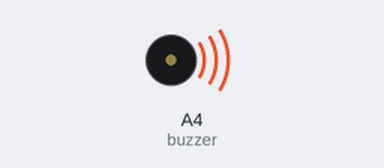
A sketch run on a simulated Arduino Uno, built with avr-gcc and run on an emulated ATmega328P. On the bench: buzzer (waves = sounding).

Above: at 0.1 s.
At 39.82 s:
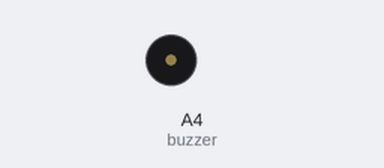
Timing chart, 0 to 40.0 s (numbered marks = the images above):
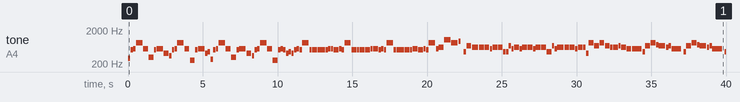

The sketch:

STAY.ino
```cpp
// The Kid LAROI, Justin Bieber - SATY

#include <avr/pgmspace.h>

#define NOTE_B0  31
#define NOTE_C1  33
#define NOTE_CS1 35
#define NOTE_D1  37
#define NOTE_DS1 39
#define NOTE_E1  41
#define NOTE_F1  44
#define NOTE_FS1 46
#define NOTE_G1  49
#define NOTE_GS1 52
#define NOTE_A1  55
#define NOTE_AS1 58
#define NOTE_B1  62
#define NOTE_C2  65
#define NOTE_CS2 69
#define NOTE_D2  73
#define NOTE_DS2 78
#define NOTE_E2  82
#define NOTE_F2  87
#define NOTE_FS2 93
#define NOTE_G2  98
#define NOTE_GS2 104
#define NOTE_A2  110
#define NOTE_AS2 117
#define NOTE_B2  123
#define NOTE_C3  131
#define NOTE_CS3 139
#define NOTE_D3  147
#define NOTE_DS3 156
#define NOTE_E3  165
#define NOTE_F3  175
#define NOTE_FS3 185
#define NOTE_G3  196
#define NOTE_GS3 208
#define NOTE_A3  220
#define NOTE_AS3 233
#define NOTE_B3  247
#define NOTE_C4  262
#define NOTE_CS4 277
#define NOTE_D4  294
#define NOTE_DS4 311
#define NOTE_E4  330
#define NOTE_F4  349
#define NOTE_FS4 370
#define NOTE_G4  392
#define NOTE_GS4 415
#define NOTE_A4  440
#define NOTE_AS4 466
#define NOTE_B4  494
#define NOTE_C5  523
#define NOTE_CS5 554
#define NOTE_D5  587
#define NOTE_DS5 622
#define NOTE_E5  659
#define NOTE_F5  698
#define NOTE_FS5 740
#define NOTE_G5  784
#define NOTE_GS5 831
#define NOTE_A5  880
#define NOTE_AS5 932
#define NOTE_B5  988
#define NOTE_C6  1047
#define NOTE_CS6 1109
#define NOTE_D6  1175
#define NOTE_DS6 1245
#define NOTE_E6  1319
#define NOTE_F6  1397
#define NOTE_FS6 1480
#define NOTE_G6  1568
#define NOTE_GS6 1661
#define NOTE_A6  1760
#define NOTE_AS6 1865
#define NOTE_B6  1976
#define NOTE_C7  2093
#define NOTE_CS7 2217
#define NOTE_D7  2349
#define NOTE_DS7 2489
#define NOTE_E7  2637
#define NOTE_F7  2794
#define NOTE_FS7 2960
#define NOTE_G7  3136
#define NOTE_GS7 3322
#define NOTE_A7  3520
#define NOTE_AS7 3729
#define NOTE_B7  3951
#define NOTE_C8  4186
#define NOTE_CS8 4435
#define NOTE_D8  4699
#define NOTE_DS8 4978
#define NOTE_E8  5274
#define NOTE_F8  5588
#define NOTE_FS8 5920
#define NOTE_G8  6272
#define NOTE_GS8 6645
#define NOTE_A8  7074
#define NOTE_AS8 7459
#define NOTE_B8  7902
#define REST 0

int tempo = 83;
int buzzer = A4;

const int melody[] PROGMEM = {
 NOTE_D4,16,NOTE_C5,16,NOTE_CS5,16,NOTE_GS5,6,NOTE_CS5,8,NOTE_DS4,8,NOTE_C5,16,NOTE_CS5,6,NOTE_GS4,8,NOTE_F4,16,NOTE_C5,16,NOTE_CS5,16,NOTE_GS5,6,NOTE_CS5,8,
 NOTE_C4,8,NOTE_C5,16,NOTE_CS5,6,NOTE_GS4,16,NOTE_AS4,16,NOTE_CS4,16,NOTE_C5,16,NOTE_CS5,16,NOTE_GS5,6,NOTE_CS5,8,NOTE_DS4,8,NOTE_C5,16,NOTE_CS5,6,NOTE_GS4,8,
 NOTE_F4,16,NOTE_C5,16,NOTE_CS5,16,NOTE_GS5,6,NOTE_CS5,8,NOTE_C4,8,NOTE_C5,16,NOTE_CS5,16,NOTE_C5,16,NOTE_GS4,16,NOTE_AS4,16,NOTE_GS4,16,NOTE_C5,16,NOTE_CS5,16,NOTE_C5,16,NOTE_GS5,6,
 NOTE_C5,16,NOTE_C5,16,NOTE_C5,16,NOTE_C5,16,NOTE_C5,16,NOTE_C5,16,NOTE_C5,16,NOTE_CS5,16,NOTE_CS5,16,NOTE_C5,16,NOTE_C5,16,NOTE_CS5,16,NOTE_C5,16,NOTE_GS5,6,
 NOTE_C5,16,NOTE_C5,16,NOTE_C5,16,NOTE_C5,16,NOTE_C5,16,NOTE_C5,16,NOTE_C5,16,NOTE_CS5,16,NOTE_CS5,8,NOTE_C5,16,NOTE_CS5,16,NOTE_C5,16,NOTE_GS5,6,
 NOTE_C5,16,NOTE_C5,16,NOTE_C5,16,NOTE_C5,16,NOTE_C5,16,NOTE_C5,16,NOTE_C5,16,NOTE_CS5,16,
 NOTE_CS5,16,NOTE_C5,16,NOTE_C5,16,NOTE_CS5,16,NOTE_C5,16,NOTE_GS5,6,NOTE_CS5,16,NOTE_DS5,16,NOTE_DS5,16,NOTE_C6,6,NOTE_GS5,6,NOTE_AS5,16,REST,16,
 NOTE_AS4,16,NOTE_F5,8,NOTE_DS5,6,NOTE_DS5,8,NOTE_DS5,8,NOTE_CS5,16,NOTE_DS5,8,NOTE_DS5,8,
 NOTE_AS4,16,NOTE_AS4,16,NOTE_F5,16,NOTE_CS5,16,NOTE_DS5,8,NOTE_CS5,16,NOTE_DS5,8,NOTE_DS5,8,NOTE_CS5,16,NOTE_DS5,8,NOTE_DS5,8,
 NOTE_AS4,16,NOTE_AS4,16,NOTE_F5,16,NOTE_CS5,16,NOTE_DS5,6,NOTE_DS5,8,NOTE_DS5,8,NOTE_CS5,16,NOTE_DS5,8,NOTE_DS5,16,NOTE_GS4,16,
 NOTE_GS5,8,NOTE_F5,8,NOTE_GS5,8,NOTE_F5,8,NOTE_DS5,16,NOTE_DS5,16,NOTE_DS5,16,NOTE_F5,16,NOTE_DS5,8,NOTE_CS5,8,NOTE_CS5,4,NOTE_AS4,16,NOTE_F5,8,
 NOTE_GS5,8,NOTE_FS5,16,NOTE_F5,6,NOTE_DS5,16,NOTE_F5,16,NOTE_CS5,4,REST,32,NOTE_AS4,16,NOTE_F5,8,NOTE_GS5,8,NOTE_FS5,16,NOTE_F5,6,NOTE_DS5,16,NOTE_F5,16,
 NOTE_CS5,4,REST,32,NOTE_AS4,16,NOTE_F5,8,NOTE_GS5,8,NOTE_FS5,16,NOTE_F5,6,NOTE_DS5,16,NOTE_GS4,16,
 NOTE_GS5,8,NOTE_F5,8,NOTE_GS5,8,NOTE_F5,8,NOTE_DS5,16,NOTE_DS5,16,NOTE_DS5,16,NOTE_F5,16,NOTE_DS5,8,NOTE_CS5,8,NOTE_C5,16,NOTE_CS5,16,NOTE_C5,16,NOTE_GS5,6,
 NOTE_C5,16,NOTE_C5,16,NOTE_C5,16,NOTE_C5,16,NOTE_C5,16,NOTE_C5,16,NOTE_C5,16,NOTE_CS5,16,NOTE_CS5,16,NOTE_C5,16,NOTE_C5,16,NOTE_CS5,16,NOTE_C5,16,NOTE_GS5,6,
 NOTE_C5,16,NOTE_C5,16,NOTE_C5,16,NOTE_C5,16,NOTE_C5,16,NOTE_C5,16,NOTE_C5,16,NOTE_CS5,16,NOTE_CS5,8,NOTE_C5,16,NOTE_CS5,16,NOTE_C5,16,NOTE_GS5,6,
 NOTE_C5,16,NOTE_C5,16,NOTE_C5,16,NOTE_C5,16,NOTE_C5,16,NOTE_C5,16,NOTE_C5,16,NOTE_CS5,16,NOTE_CS5,16,NOTE_C5,16,NOTE_C5,16,NOTE_CS5,16,NOTE_C5,16,NOTE_GS5,6,
 NOTE_CS5,16,NOTE_DS5,16,NOTE_DS5,16,NOTE_C6,6,NOTE_GS5,6,NOTE_AS5,16,NOTE_C5,16,NOTE_CS5,16,NOTE_C5,16,NOTE_GS5,6,
 NOTE_C5,16,NOTE_C5,16,NOTE_C5,16,NOTE_C5,16,NOTE_C5,16,NOTE_C5,16,NOTE_C5,16,NOTE_CS5,16,NOTE_CS5,16,NOTE_C5,16,NOTE_C5,16,NOTE_CS5,16,NOTE_C5,16,NOTE_GS5,6,
 NOTE_C5,16,NOTE_C5,16,NOTE_C5,16,NOTE_C5,16,NOTE_C5,16,NOTE_C5,16,NOTE_C5,16,NOTE_CS5,16,NOTE_CS5,8,NOTE_C5,16,NOTE_CS5,16,NOTE_C5,16,NOTE_GS5,6,
 NOTE_C5,16,NOTE_C5,16,NOTE_C5,16,NOTE_C5,16,NOTE_C5,16,NOTE_C5,16,NOTE_C5,16,NOTE_CS5,16,NOTE_CS5,16,NOTE_C5,16,NOTE_C5,16,NOTE_CS5,16,NOTE_C5,16,NOTE_GS5,6,
 NOTE_CS5,16,NOTE_DS5,16,NOTE_DS5,16,NOTE_C6,6,NOTE_GS5,6,NOTE_AS5,16,REST,16,
 NOTE_F5,16,NOTE_F5,16,NOTE_F5,16,NOTE_F5,16,NOTE_CS5,16,NOTE_CS5,16,NOTE_CS5,16,NOTE_CS5,16,NOTE_DS5,16,NOTE_DS5,3,REST,32,REST,8,
 NOTE_DS5,16,NOTE_F5,16,NOTE_F5,16,NOTE_CS5,16,NOTE_CS5,16,NOTE_CS5,16,NOTE_CS5,16,NOTE_DS5,16,NOTE_DS5,6,NOTE_CS5,16,NOTE_DS5,16,NOTE_CS5,16,REST,8,
 NOTE_DS5,16,NOTE_F5,16,NOTE_F5,16,NOTE_F5,16,NOTE_CS5,16,NOTE_CS5,16,NOTE_CS5,16,NOTE_DS5,16,NOTE_DS5,3,REST,16,
 NOTE_AS4,16,NOTE_F5,16,NOTE_F5,16,NOTE_F5,16,NOTE_CS5,16,NOTE_CS5,16,NOTE_CS5,16,NOTE_DS5,16,NOTE_DS5,16,NOTE_DS5,6,NOTE_CS5,16,NOTE_DS5,16,NOTE_CS5,16,REST,16,
 NOTE_C6,16,NOTE_C6,16,NOTE_CS6,8,NOTE_DS5,16,NOTE_DS5,16,NOTE_CS5,16,NOTE_DS5,8,NOTE_DS5,16,NOTE_CS5,16,NOTE_DS5,8,NOTE_F5,8,REST,16,
 NOTE_DS5,16,NOTE_DS5,16,NOTE_CS5,16,NOTE_DS5,16,NOTE_DS5,16,NOTE_DS5,16,NOTE_CS5,16,NOTE_DS5,8,NOTE_F5,8,NOTE_C5,8,NOTE_CS5,8,REST,16,
 NOTE_AS4,16,NOTE_F5,16,NOTE_DS5,8,NOTE_CS5,16,NOTE_F5,16,NOTE_DS5,8,NOTE_CS5,16,NOTE_F5,16,NOTE_DS5,8,NOTE_CS5,16,NOTE_F5,16,NOTE_DS5,6,
 NOTE_AS4,6,NOTE_CS5,16,NOTE_CS5,16,NOTE_CS5,16,NOTE_DS5,8,NOTE_CS5,16,NOTE_C6,16,NOTE_AS5,16,NOTE_GS5,6,NOTE_CS5,4,REST,32,NOTE_AS4,16,NOTE_F5,8,
 NOTE_GS5,8,NOTE_FS5,16,NOTE_F5,6,NOTE_DS5,16,NOTE_F5,16,NOTE_CS5,4,REST,32,NOTE_AS4,16,NOTE_F5,8,NOTE_GS5,8,NOTE_FS5,16,NOTE_F5,6,NOTE_DS5,16,NOTE_F5,16,
 NOTE_CS5,4,REST,32,NOTE_AS4,16,NOTE_F5,8,NOTE_GS5,8,NOTE_FS5,16,NOTE_F5,6,NOTE_DS5,8,NOTE_GS5,8,NOTE_F5,8,NOTE_GS5,8,NOTE_F5,8,
 NOTE_DS5,16,NOTE_DS5,16,NOTE_DS5,16,NOTE_F5,16,NOTE_DS5,8,NOTE_CS5,8,NOTE_C5,16,NOTE_CS5,16,NOTE_C5,16,NOTE_GS5,6,
 NOTE_C5,16,NOTE_C5,16,NOTE_C5,16,NOTE_C5,16,NOTE_C5,16,NOTE_C5,16,NOTE_C5,16,NOTE_CS5,16,NOTE_CS5,16,NOTE_C5,16,NOTE_C5,16,NOTE_CS5,16,NOTE_C5,16,NOTE_GS5,6,
 NOTE_C5,16,NOTE_C5,16,NOTE_C5,16,NOTE_C5,16,NOTE_C5,16,NOTE_C5,16,NOTE_C5,16,NOTE_CS5,16,NOTE_CS5,8,NOTE_C5,16,NOTE_CS5,16,NOTE_C5,16,NOTE_GS5,6,
 NOTE_C5,16,NOTE_C5,16,NOTE_C5,16,NOTE_C5,16,NOTE_C5,16,NOTE_C5,16,NOTE_C5,16,NOTE_CS5,16,NOTE_CS5,16,NOTE_C5,16,NOTE_C5,16,NOTE_CS5,16,NOTE_C5,16,NOTE_GS5,6,
 NOTE_CS5,16,NOTE_DS5,16,NOTE_DS5,16,NOTE_C6,6,NOTE_GS5,6,NOTE_AS5,16,NOTE_C5,16,NOTE_CS5,16,NOTE_C5,16,NOTE_GS5,6,
 NOTE_C5,16,NOTE_C5,16,NOTE_C5,16,NOTE_C5,16,NOTE_C5,16,NOTE_C5,16,NOTE_C5,16,NOTE_CS5,16,NOTE_CS5,16,NOTE_C5,16,NOTE_C5,16,NOTE_CS5,16,NOTE_C5,16,NOTE_GS5,6,
 NOTE_C5,16,NOTE_C5,16,NOTE_C5,16,NOTE_C5,16,NOTE_C5,16,NOTE_C5,16,NOTE_C5,16,NOTE_CS5,16,NOTE_CS5,8,NOTE_C5,16,NOTE_CS5,16,NOTE_C5,16,NOTE_GS5,6,
 NOTE_C5,16,NOTE_C5,16,NOTE_C5,16,NOTE_C5,16,NOTE_C5,16,NOTE_C5,16,NOTE_C5,16,NOTE_CS5,16,NOTE_CS5,16,NOTE_C5,16,NOTE_C5,16,NOTE_CS5,16,NOTE_C5,16,NOTE_GS5,6,
 NOTE_CS5,16,NOTE_DS5,16,NOTE_DS5,16,NOTE_C6,6,NOTE_GS5,6,NOTE_AS5,16,NOTE_CS4,16,NOTE_C5,16,NOTE_CS5,16,NOTE_GS5,6,NOTE_CS5,8,NOTE_DS4,8,NOTE_C5,16,NOTE_CS5,6,NOTE_GS4,8,
 NOTE_F4,16,NOTE_C5,16,NOTE_CS5,16,NOTE_GS5,6,NOTE_CS5,8,NOTE_C4,8,NOTE_C5,16,NOTE_CS5,6,NOTE_GS5,16,NOTE_AS5,16,
 NOTE_CS4,16,NOTE_C5,16,NOTE_CS5,16,NOTE_GS5,6,NOTE_CS5,8,NOTE_DS4,8,NOTE_C5,16,NOTE_CS5,6,NOTE_GS4,16,NOTE_C5,16,NOTE_C5,16,NOTE_CS5,16,NOTE_C5,16,NOTE_GS5,6,
 NOTE_CS5,16,NOTE_DS5,16,NOTE_DS5,16,NOTE_C6,16,NOTE_C5,16,NOTE_CS5,16,NOTE_GS5,6,NOTE_AS5,16,

};

int notes = sizeof(melody) / sizeof(melody[0]) / 2;
int wholenote = (60000 * 4) / tempo;

void playMelody(const int melody[], int notes, int wholenote) {
  for (int thisNote = 0; thisNote < notes * 2; thisNote += 2) {

    int pitch = pgm_read_word(&melody[thisNote]);
    int divider = pgm_read_word(&melody[thisNote + 1]);

    int noteDuration;

    if (divider > 0) {
      // 正常音符
      noteDuration = wholenote / divider;
    } else {
      // 負音符（1.5倍）
      noteDuration = wholenote / abs(divider);
      noteDuration = noteDuration * 1.5;
    }

    tone(buzzer, pitch, noteDuration * 0.9);
    delay(noteDuration);
    noTone(buzzer);
  }
}

void setup() {
  playMelody(melody, notes, wholenote);
}

void loop() {
}
```

Measured:
- by itself, tone on A4 (buzzer): plays 294 Hz for 0.16 s, 523 Hz for 0.16 s, 554 Hz for 0.16 s, 831 Hz for 0.43 s, 554 Hz for 0.32 s, 311 Hz for 0.32 s … (149 notes in this stretch)
